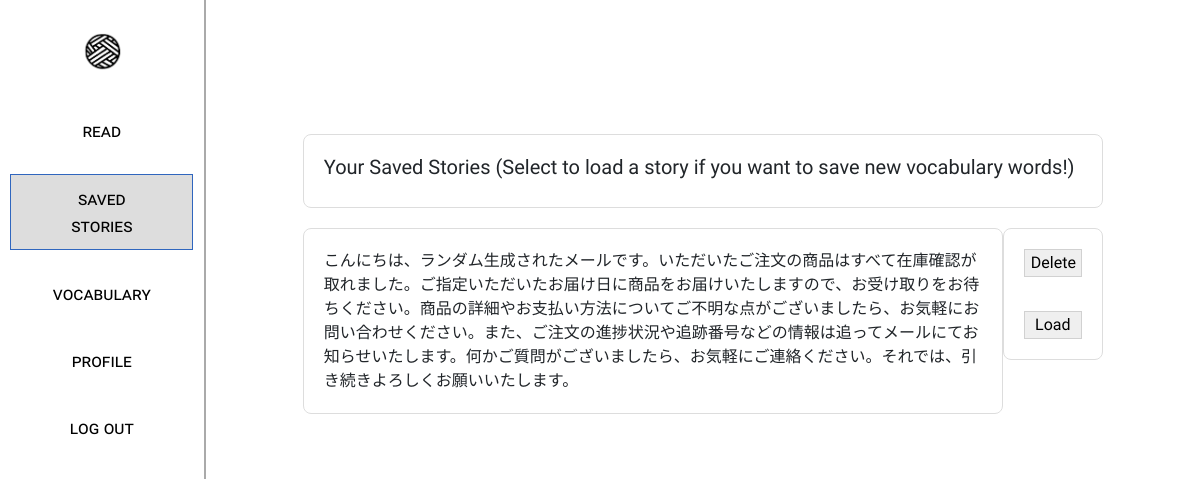
Page /stories (signed in) on the committed database.
### app.py (models this page shows)
class Story(db.Model):
    id = db.Column(db.Integer, primary_key=True)
    user_id = db.Column(db.Integer, db.ForeignKey('users.id'), nullable=False)
    story = db.Column(db.String(255), nullable=False, unique=True)
    user = db.relationship('User', back_populates='stories')

### app.py (the view)
@app.route('/stories', methods=['GET', 'POST'])
def stories():
    if 'user' not in session:
        return redirect('/login')
    user_id = User.query.filter_by(username=session['user']).first().id
    language = User.query.filter_by(username=session['user']).first().language
    story_query = Story.query.filter_by(user_id=user_id).all()
    if request.method == 'POST':
        if 'load' in request.form:
            session.pop('story', None)
            session.pop('selected_words', None)
            session['story'] = Story.query.filter_by(id=request.form['load']).first().story
            return redirect('/read')
        elif 'delete' in request.form:
            session.pop('story', None)
            Story.query.filter_by(user_id=user_id, id=request.form['delete']).delete()
            db.session.commit()
            return redirect('/stories')
    else:
        return render_template("stories.html", stories=story_query)

### templates/stories.html (shortened to what this page needs)
<!DOCTYPE html>
<html>
<head>
    <link rel="stylesheet" href="../static/styles.css">
    <link href="https://cdn.jsdelivr.net/npm/bootstrap@5.3.0/dist/css/bootstrap.min.css" rel="stylesheet">
</head>
<body>
    <div class="urbanist-main">
        <div style="display:flex; flex-direction: row;">
            <div class="sidebar" style="flex-direction: column;">
                <a href="/" style="display: inline-block; height: 40px;">
                    <img style="height: 100%;" src="../static/wordweaverlogo.png" alt="Home">
                </a>
                <div style="display: flex; flex-direction: column; margin-top:15px; width:90%">
                    <div class="sidebar-item" >
                        <form action="/read" style="width:100%">
                            <button class="white long smallcaps-text" style="width:100%; color:black; border:0px;">
                                read
                            </button>
                        </form>
                    </div>
                    <div class="sidebar-item" >
                        <form action="/stories" style="width:100%">
                            <button class="long smallcaps-text" style="width:100%; color:black; background: #ddd; border: 1px solid #3066be">
                                saved stories
                            </button>
                        </form>
                    </div>
                    <div class="sidebar-item" >
                        <form action="/vocab" style="width:100%">
                            <button class="white long smallcaps-text" style="width:100%; color:black; border:0px">
                                vocabulary
                            </button>
                        </form>
                    </div>
                    <div class="sidebar-item" >
                        <form action="/profile" style="width:100%">
                            <button class="white long smallcaps-text" style="width:100%; color:black; border:0px">
                                profile
                            </button>
                        </form>
                    </div>
                    <div class="sidebar-item" >
                        <form action="/logout" style="width:100%">
                            <button class="white long smallcaps-text" style="width:100%; color:black; border:0px">
                                log out
                            </button>
                        </form>
                    </div>
                </div>
            </div>
            <div class="ui" style="width:100%; overflow: scroll; max-height: 100vh; display: inline-block;">
                <div style="flex-direction: column;">
                    <div class="left aligned column main-col" style="max-width: 800px; margin-top: 150px;">
                        <div class="center-container" id="text" style="text-align: left;">
                            <h1 class="huge">Your Saved Stories (Select to load a story if you want to save new vocabulary words!)</h1>
                        </div>
                    </div>
                    <form action="/stories" method="POST">
                        {% for story in stories %}
                            <div style="display: flex;flex-direction: row;height: fit-content;">
                                <div class="left aligned column main-col" style="max-width: 700px; margin-top: 20px;margin-right:0px">
                                    <div class="center-container" style="text-align: left;">
                                            <span>{{ story.story }}</span>
                                    </div>
                                </div>
                                <div class="left aligned column main-col" style="max-width: 100px; margin-top: 20px;margin-left: 0px; height: 100%;">
                                    <div class="center-container" style="text-align: left; display: flex; flex-direction: column;">
                                        <button type="submit" name="delete" value="{{ story.id }}" style="margin-bottom:10px;">Delete</button>
                                        <br>
                                        <button type="submit" name="load" value="{{ story.id }}">Load</button>
                                    </div>
                                </div>
                            </div>
                        {% endfor %}
                    </form>
                </div>
            </div>
        </div>
    </div>
</body>
</html>

### static/styles.css (style rules this page uses)
.center-container { margin: 10px; text-align: center; box-sizing: inherit; }
.ui { flex-wrap: wrap; padding: 0; margin: -1rem; }
.left.aligned { text-align: left; }
.column { max-width: 800px; width: 100%; padding: 10px; }
.huge { font-size: 1.25em; font-weight: 400; }
button { border: 1px solid rgba(34,36,38,.15); border-radius: .28571429rem; transition: box-shadow .1s ease,border-color .1s ease; box-shadow: none; bottom: 1px; cursor: pointer; }
.urbanist-main { font-family: "Urbanist", sans-serif; font-optical-sizing: auto; font-style: normal; }
button.long { padding: 10px 35px; }
button.white { background:#fff; color: #3066be; border-color: #aaa }
body { animation: fadeInAnimation ease 1s; animation-iteration-count: 1; animation-fill-mode: forwards; }
.main-col { display: flex; flex-direction: column; margin: auto; border: 1px solid #ddd; background: #fff; border-radius: 8px; }
.sidebar { display: flex; width: 20%; padding-top:2rem; align-items: center; border-right: 2px solid #aaa; height: 95vh; z-index: 2; }
.sidebar-item { width: 100%; justify-content: center; display: flex; margin-top:20px }
.smallcaps-text { font-size: 18px; font-variant: small-caps;; }

### rows in the picture
Story: story "こんにちは、ランダム生成されたメールです。いただいたご注文の商品はすべて在庫確認が取れました。ご指定いただいたお届け日に商品をお届けいたしますので、お受け取りをお待ちください。商品の詳細やお支払い方法についてご不明な点がございましたら、お気軽にお問い合わせください。また、ご注文の進捗状況や追跡番号などの情報は追ってメールにてお知らせいたします。何かご質問がございましたら、お気軽にご連絡ください。それでは、引き続きよろしくお願いいたします。", {{ story.id }} 9 (drawn)
